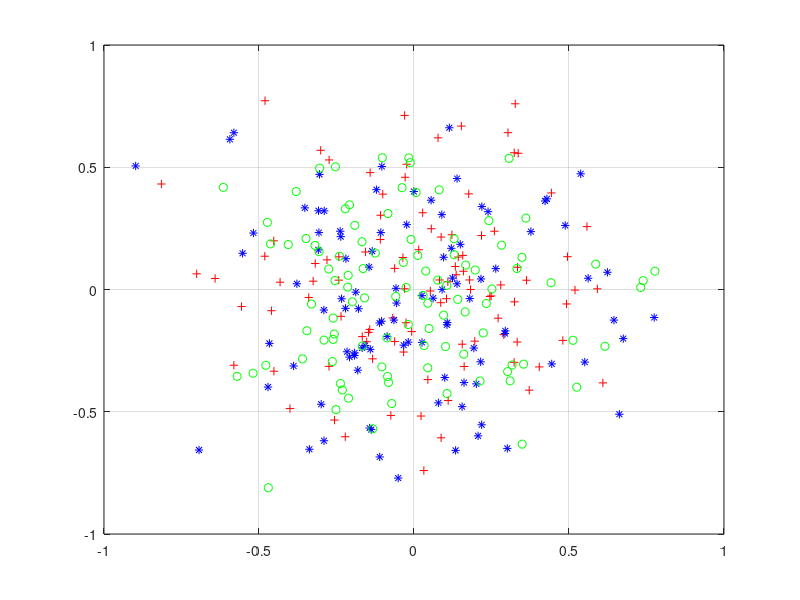

The MATLAB source for this figure: (Note: this script raises an error after producing the figure.)
clear all;
close all;
clc;
a = [0 0 ];  
S1 = [.1 0 ;0 .1];  
data1 = mvnrnd(a,S1,100);
b = [0 0 ];
S2=  [.1 0 ;0 .1];
data2 = mvnrnd(b,S2,100);
c = [0 0 ];
S3 = [.1 0 ;0 .1];
data3 = mvnrnd(c,S3,100);
%Show randomly generated points
plot(data1(:,1),data1(:,2),'r+');
hold on;
plot(data2(:,1),data2(:,2),'b*');
plot(data3(:,1),data3(:,2),'go');
grid on;
%Three types of data are combined into one data class
data = [data1;data2;data3];
[ids,means,ssd] = kmeans_single(data,3,5);
[m,n] = size(data);
res = zeros(m,n+1);
res(:,1:n) = data(:,:);
res(:,n+1) = ids(:,:);
[m,n] = size(res);
figure;
hold on;
%Show the result of using kmeans_single/multiple
for i = 1:m
    if res(i,n) == 1 
         plot(res(i,1),res(i,2),'r+');
         plot(means(1,1),means(1,2),'ko');
    elseif res(i,n) == 2
         plot(res(i,1),res(i,2),'b*');
         plot(means(2,1),means(2,2),'ko');
    elseif res(i,n) == 3
         plot(res(i,1),res(i,2),'go');
         plot(means(3,1),means(3,2),'ko');
    else
         plot(res(i,1),res(i,2),'m*');
         plot(means(4,1),means(4,2),'ko');
    end
end
grid on